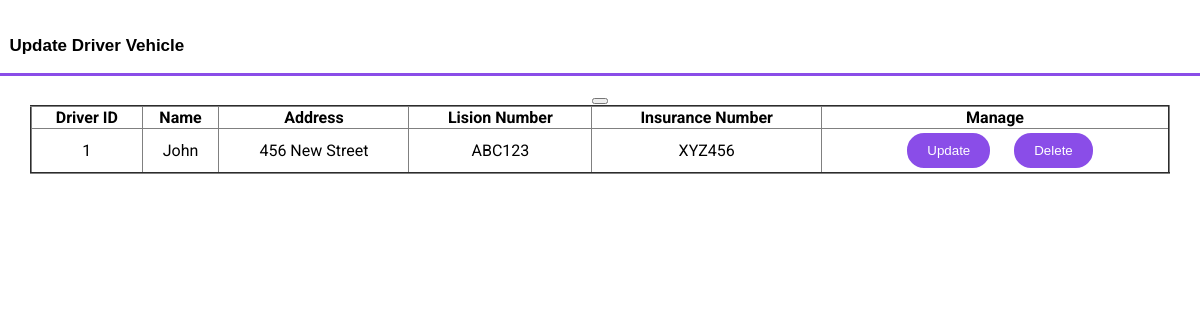
Screenshot of /updatedriver.php with the database file from the repository.
### tables this page shows
CREATE TABLE IF NOT EXISTS `driver` (
  `driver_id` int(11) NOT NULL,
  `f_name` varchar(50) NOT NULL,
  `l_name` varchar(50) NOT NULL,
  `dob` date NOT NULL,
  `address` varchar(100) NOT NULL,
  `gender` varchar(10) NOT NULL,
  `lison_num` varchar(20) NOT NULL,
  `insurance_num` varchar(20) NOT NULL,
  `contactnum` int(12) NOT NULL,
  `email` varchar(34) NOT NULL,
  `bank_name` varchar(25) NOT NULL,
  `bank_branch` varchar(25) NOT NULL,
  `account_number` varchar(25) NOT NULL,
  `account_name` varchar(25) NOT NULL,
  PRIMARY KEY (`driver_id`)
);

### updatedriver.php (the view, shortened to what this page needs)
<!DOCTYPE html>
<html>
<head>
  <link href="css/styleadmin.css" rel="stylesheet">
	<link href="css/style.css" rel="stylesheet">
	<link rel="stylesheet" href="https://cdnjs.cloudflare.com/ajax/libs/font-awesome/4.7.0/css/font-awesome.min.css">
</head>
<body class="body">
<br>
<?php
$servername = "127.0.0.1";
$username = "root";
$password = "";
$dbname = "drop_me";
$conn = new mysqli($servername, $username, $password, $dbname);
$sql = "SELECT * FROM driver";
$result = $conn->query($sql);
?>
<MostPopular>
<p class="topicadmin">&nbsp;&nbsp;Update Driver Vehicle </p><hr>
<center>
<table border="2" style="width:95%;">
  <tr>
    <th style="">Driver ID</th>
    <th style="">Name</th>
    <th style="">Address</th>
     <th style="">Lision Number</th>
     <th style="">Insurance Number</th>
     <th style="">Manage</th>
  </tr>
<button></button>
  <?php
        if ($result->num_rows > 0) {
          while ($row = $result->fetch_assoc()) {
            echo "<tr>";
            echo "<td><center>" . $row["driver_id"] . "</center></td>";
            echo "<td><center>" . $row["f_name"] . "</center></td>";
            echo "<td><center>" . $row["address"] . "</center></td>";
            echo "<td><center>" . $row["lison_num"] . "</center></td>";
            echo "<td><center>" . $row["insurance_num"] . "</center></td>";
            echo "<td><center><a href='updatedriverpage.php?ids=" . $row['driver_id'] . "'><button class='signup'>Update</button></a>&nbsp;&nbsp;<a href='deletevehicle.php?id=" . $row['driver_id'] . "'><button class='signup'>Delete</button></a></center></td>";
            echo "</tr>";
          }
        } else {
          echo "<tr><td colspan='6'>No data found</td></tr>";
        }
        ?>
</table>
</body>
</html>

### css/styleadmin.css (style rules this page uses)
.topicadmin { color: black; font-size: 17px; font-weight: bold; font-family: 'Arial', sans-serif; }

### css/style.css (style rules this page uses)
.body { scroll-behavior: smooth; margin: 0; padding: 0; font-family: 'Roboto', sans-serif; }
.signup, .signin { color: #fff; background-color: #800080; border: solid; padding: 10px 20px; margin-left: 10px; cursor: pointer; border-radius: 20px; }
.signup { background-color: #8a4de8; }
hr { border: none; height: 3px; background-color: #8a4de8; margin: 10px 0; width: 100%; }
table { width: 100%; border-collapse: collapse; }

### rows the page displays
driver: driver_id "1", f_name "John", address "456 New Street", lison_num "ABC123", insurance_num "XYZ456"
